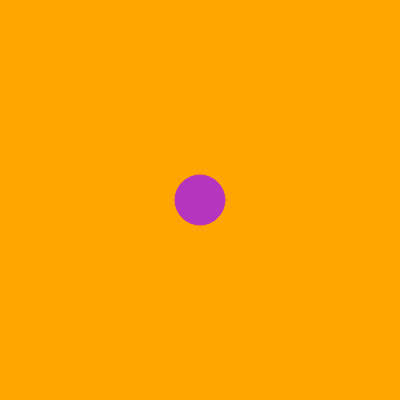
Frame 1 (no input)
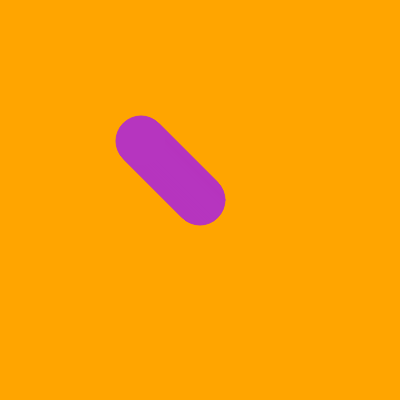
Frame 60 (no input)
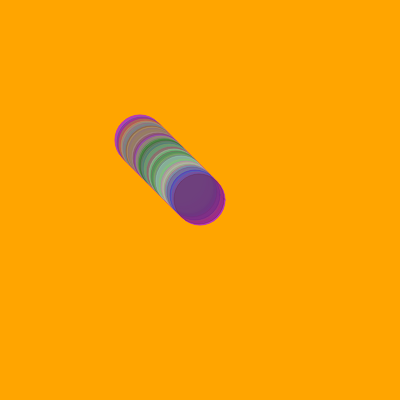
Frame 120 (the mouse pressed at the canvas centre since frame 60)

The p5.js sketch that drew these frames (run headless with seeded random() and noise() and a simulated clock; from frame 60 on, the mouse is pressed at the canvas centre):

// p5.js sketch
// ── sketch.js
let cor;
let posicaoHorizontal;
let posicaoVertical;
let tamanho;


function setup() {
  createCanvas(400, 400);
  background("orange");
  cor = color(random(0, 255), random(0, 255), random(0, 255));
  posicaoHorizontal = 200;
  posicaoVertical = 200;
   tamanho = 50;
}

function draw() {
  
  stroke(cor);
  fill(cor);
  circle(posicaoHorizontal, posicaoVertical, tamanho);
  
  if(mouseX < posicaoHorizontal){
    posicaoHorizontal -= 1
  }
  
  if(mouseX > posicaoHorizontal){
    posicaoHorizontal += 1
  }
  
  if(mouseY < posicaoVertical){
    posicaoVertical -= 1
  }
  
  if(mouseY > posicaoVertical){
    posicaoVertical += 1
  }
  if (mouseIsPressed){
    cor = color(random(0, 255), random(0, 255), random(0, 255), random(0, 100));
  }
}
